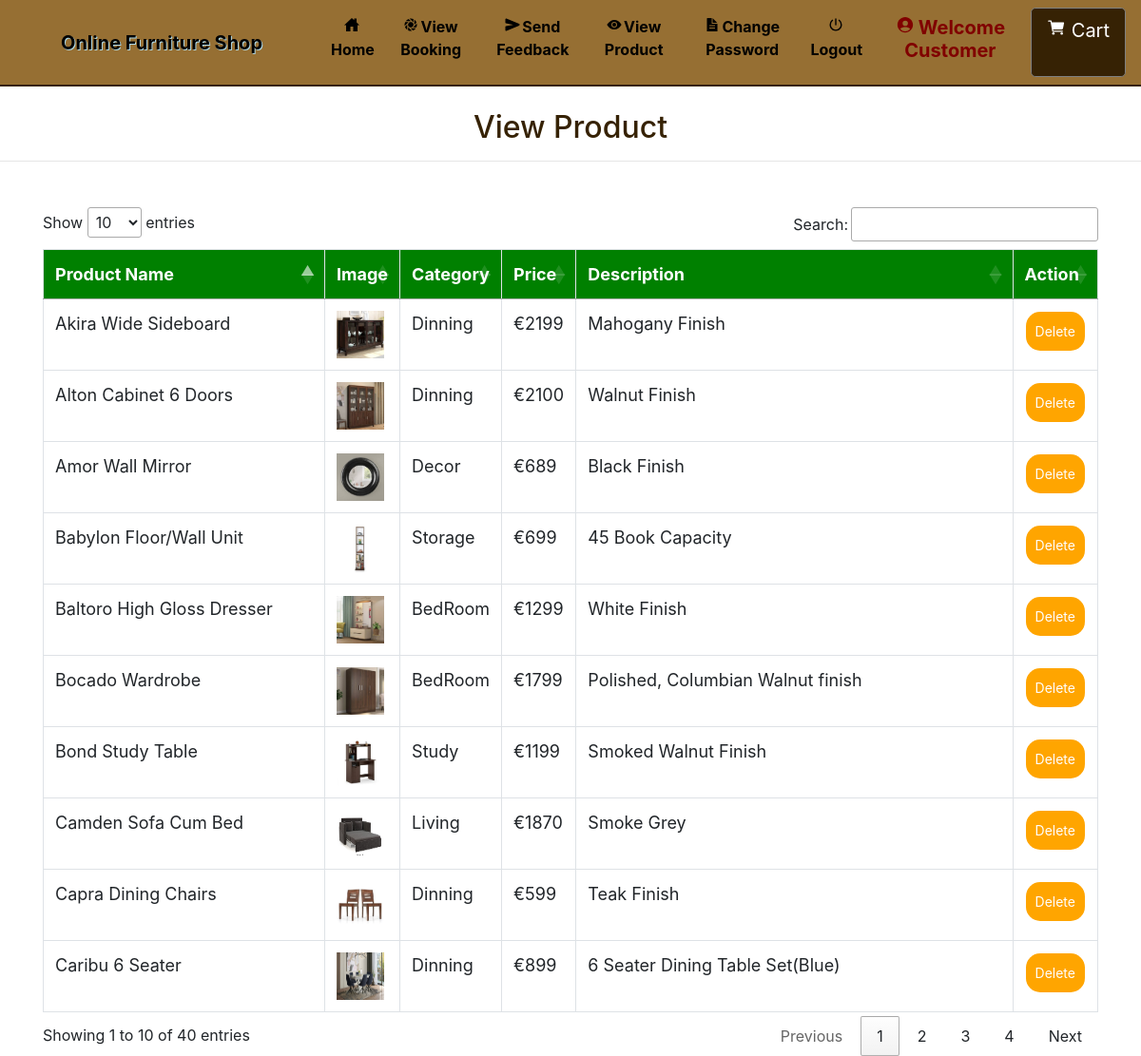
Screenshot of /admin_view_product (signed in) with the database file from the repository.
### furniture/models.py (models this page shows, shortened)
class Product(models.Model):
    category = models.ForeignKey(Category, on_delete=models.CASCADE, null=True)
    image = models.FileField(null=True)
    name = models.CharField(max_length=30, null=True)
    price = models.IntegerField(null=True)
    desc = models.TextField(null=True)

class Category(models.Model):
    name = models.CharField(max_length=30, null=True)

### furniture/views.py (the view)
# urls.py: path('admin_view_product', Admin_View_product, name='admin_view_product'),
def Admin_View_product(request):
    if not request.user.is_authenticated:
        return redirect('login_admin')
    pro = Product.objects.all()
    d = {'pro':pro}
    return render(request,'admin_view_product.html',d)

### furniture/templates/admin_view_product.html (shortened to what this page needs)
{% extends 'navigation.html' %}
{% block body %}
<center><h2 style="color:#362204;margin-top:2%">View Product</h2></center><hr>
 <div class="container" style="margin-top:4%">
<table class="table table-bordered" id="myTable">
  <thead>
  <tr>
    <th>Product Name</th>
    <th>Image</th>
      <th> Category</th>
    <th>Price</th>
       <th> Description</th>
    <th>Action</th>
  </tr>
  </thead>
   <tbody>
    {% for i in pro %}
  <tr>
    <td>{{i.name}}</td>
    <td><img src="{{i.image.url}}" style="width:50px;height:50px"></td>
      <td>{{i.category.name}}</td>
      <td>€{{i.price}}</td>
      <td>{{i.desc}}</td>
    <td><a href="{% url 'delete_product' i.id %}" onclick="return confirm('Are you sure?')"><button class="button button1">Delete</button></a></td>
  </tr>
    {% endfor %}
    </tbody>
</table>
 </div>
{% endblock %}

### furniture/templates/navigation.html (shortened to what this page needs)
<!DOCTYPE html>
<html lang="en">
<head>
    {% load static %}
     <link rel="stylesheet" href="https://maxcdn.bootstrapcdn.com/bootstrap/4.0.0/css/bootstrap.min.css">
  <link rel = stylesheet href = "//cdn.datatables.net/1.10.19/css/jquery.dataTables.min.css">
</head>
<body style="background-color: white">
<nav class="navbar navbar-expand-sm" style = "background-color :#966F33 ; border-bottom:2px solid #362204">
  <a class="navbar-brand pl-5" href="#" style="color:black ; font-weight : bold">Online Furniture Shop</a>
<div class="collapse navbar-collapse" id="collapsibleNavbar">
  <ul class="navbar-nav pl-5 text-center">
    {% if request.user.username %}
    {% if not request.user.is_staff %}
    <li class="nav-item">
      <a class="nav-link" href="{% url 'home' %}" style="color:black"><ion-icon style="margin-right:2px" name="home-sharp"></ion-icon>Home</a>
    </li>
    <li class="nav-item">
      <a class="nav-link" href="{% url 'view_booking' %}" style="color:black"><ion-icon style="margin-right:2px" name="aperture"></ion-icon>View Booking</a>
    </li>
    <li class="nav-item">
      <a class="nav-link" href="{% url 'send_feedback' request.user.id %}" style="color:black"><ion-icon style="margin-right:2px" name="send"></ion-icon>Send Feedback</a>
    </li>
    <li class="nav-item">
      <a class="nav-link" href="{% url 'view_product' 0 %}" style="color:black"><ion-icon style="margin-right:2px" name="eye"></ion-icon>View Product</a>
    </li>
    <li class="nav-item">
      <a class="nav-link" href="{% url 'change_password' %}" style="color:black"><ion-icon style="margin-right:2px" name="document-text-sharp"></ion-icon>Change Password</a>
    </li>
    {% endif %}
    {% endif %}
    {% if request.user.is_authenticated %}
    <a class="nav-link" href="{% url 'logout' %}" style="color:black"><ion-icon style="margin-right:2px" name="power-sharp"></ion-icon>Logout</a>
    {% if not request.user.is_staff %}
    <li class="nav-item">
      <a href="{% url 'profile' %}"><h5 class="nav-link" style="color:maroon"><ion-icon style="margin-right:4px;color:maroon" name="person-circle-sharp"></ion-icon>Welcome {{request.user.username}}</h5>
      </a></li>
    {% else %}
    <li class="nav-item">
      <h5  class="nav-link" style="color:maroon"><ion-icon style="margin-right:4px;color:maroon" name="person-circle-sharp"></ion-icon>Welcome {{request.user.username}}</h5>
    </li>
    {% endif %}
    {% endif %}
    {% if not request.user.is_staff %}
    {% if request.user.username %}
      <a href="{% url 'cart' %}" style="border:1px solid gray; background-color: #362204;" class="btn btn-default btn-lg text-dark text-capitalize">
        <ion-icon style="color:white;margin-top:2%" name="cart"></ion-icon><span style="margin-left:6px;margin-top:2%;color:white">Cart</span></a></center>
{% endif %}
    {% endif %}
    </ul>
</div>
</nav>
{% block body %}
{% endblock %}
</body></html>

### furniture/templates/navigation.html (style rules this page uses)
* { box-sizing: border-box; }
#myTable { border-collapse: collapse; width: 100%; border: 1px solid #ddd; font-size: 18px; }
#myTable th { text-align: left; padding: 12px; background-color: green; color: white; }
#myTable td { text-align: left; padding: 12px; background-color: white; }
#myTable tr { border-bottom: 1px solid #ddd; }
.button { background-color: orange; border: none; color: white; padding: 10px; text-align: center; text-decoration: none; display: inline-block; font-size: 14px; margin: 1px 1px; cursor: pointer; }
.button1 { border-radius: 15px; }
.nav-link { font-weight:bold; }
.navbar-brand { text-shadow: 1px 1px lightblue; }

### rows the page displays
Product: name "Bocado Wardrobe", image (picture), category.name "BedRoom", price "1799", desc "Polished, Columbian Walnut finish"
Product: name "Baltoro High Gloss Dresser", image (picture), category.name "BedRoom", price "1299", desc "White Finish"
Product: name "Caribu 6 Seater", image (picture), category.name "Dinning", price "899", desc "6 Seater Dining Table Set(Blue)"
Product: name "Capra Dining Chairs", image (picture), category.name "Dinning", price "599", desc "Teak Finish"
Product: name "Alton Cabinet 6 Doors", image (picture), category.name "Dinning", price "2100", desc "Walnut Finish"
Product: name "Akira Wide Sideboard", image (picture), category.name "Dinning", price "2199", desc "Mahogany Finish"
Product: name "Babylon Floor/Wall Unit", image (picture), category.name "Storage", price "699", desc "45 Book Capacity"
Product: name "Bond Study Table", image (picture), category.name "Study", price "1199", desc "Smoked Walnut Finish"
Product: name "Amor Wall Mirror", image (picture), category.name "Decor", price "689", desc "Black Finish"
Product: name "Camden Sofa Cum Bed", image (picture), category.name "Living", price "1870", desc "Smoke Grey"

### other values shown
{{ request.user.username }} "Customer"
